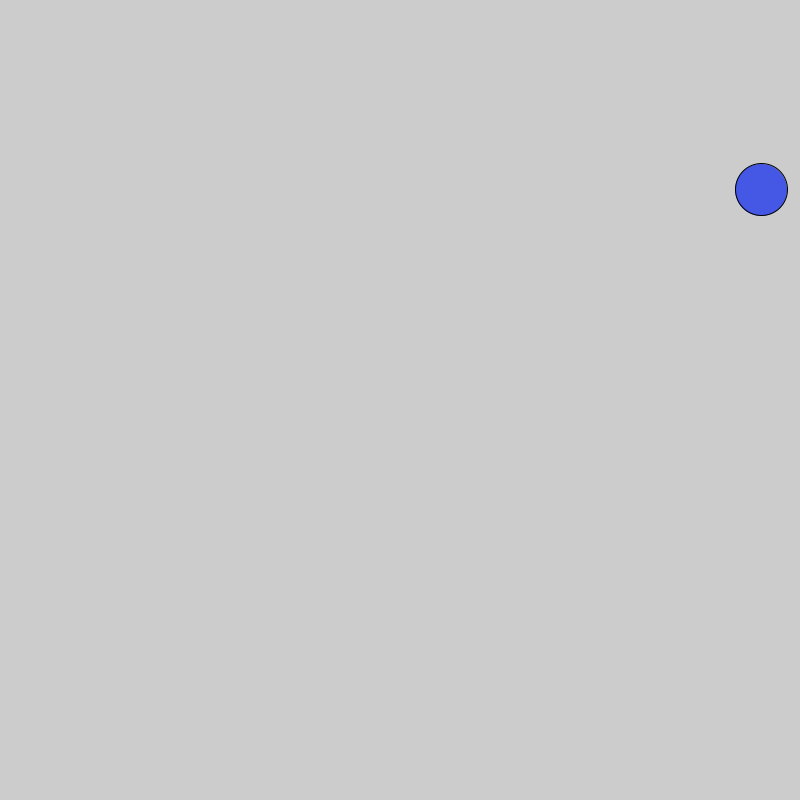
Frame 1 (no input)
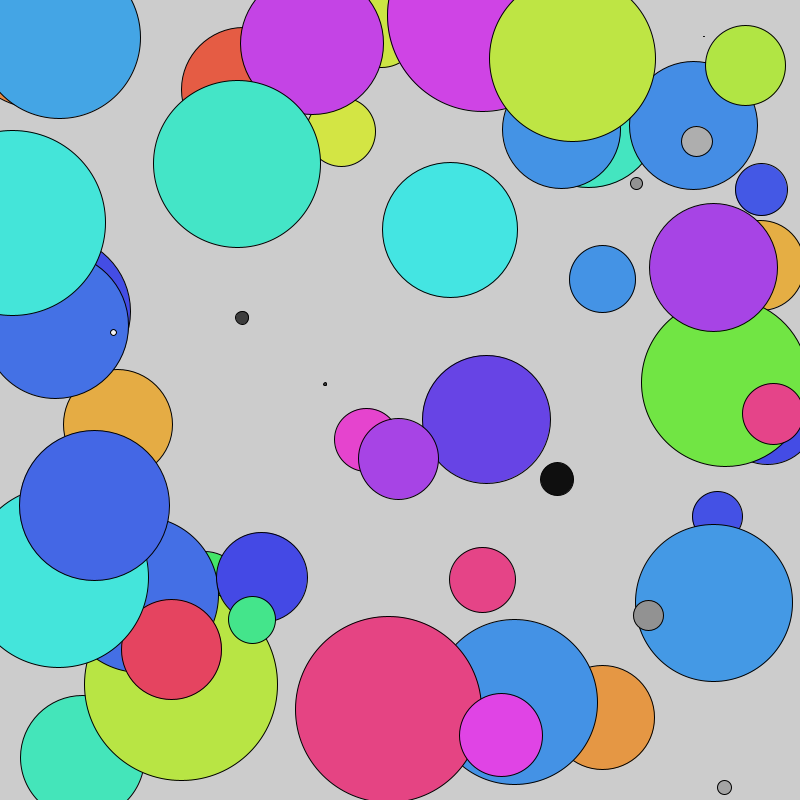
Frame 60 (the mouse pressed at the canvas centre just before this capture)
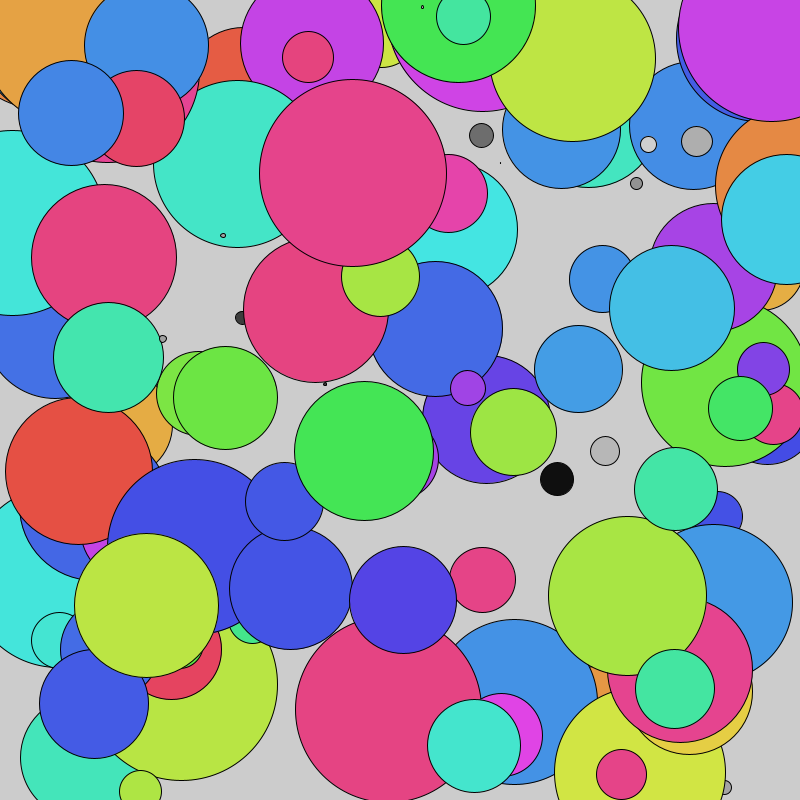
Frame 120 (the mouse held since frame 60 and released just before this capture)

The Processing sketch that drew these frames (run headless with seeded random() and noise(); from frame 60 on, the mouse is pressed at the canvas centre):

// Processing sketch: random_circles
// ── random_circles.pde
void setup() {
  size(800,800);
  colorMode(HSB, 360, 100, 100);
}

void draw() {
  fill(random(360), 70, 90);
  float size = random(200);
  if(size < 35) {
    fill(0, 0, random(100));
  }
  ellipse(random(800),random(800),size,size);
}
